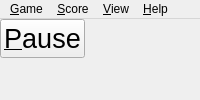
<?xml version="1.0" encoding="UTF-8"?>
<ui version="4.0">
 <class>BallsInRows</class>
 <widget class="QMainWindow" name="BallsInRows">
  <property name="windowTitle">
   <string>Balls in Rows</string>
  </property>
  <widget class="QWidget" name="centralWidget">
   <widget class="QLabel" name="winnerScoreLabel">
    <property name="font">
     <font>
      <pointsize>14</pointsize>
     </font>
    </property>
    <property name="alignment">
     <set>Qt::AlignCenter</set>
    </property>
    <property name="wordWrap">
     <bool>true</bool>
    </property>
   </widget>
   <widget class="QLabel" name="gamerScoreLabel">
    <property name="font">
     <font>
      <pointsize>14</pointsize>
     </font>
    </property>
    <property name="text">
     <string notr="true">0</string>
    </property>
    <property name="alignment">
     <set>Qt::AlignCenter</set>
    </property>
   </widget>
   <widget class="QLabel" name="winnerNameLabel">
    <property name="font">
     <font>
      <pointsize>14</pointsize>
     </font>
    </property>
    <property name="alignment">
     <set>Qt::AlignCenter</set>
    </property>
   </widget>
   <widget class="QLabel" name="gamerNameLabel">
    <property name="font">
     <font>
      <pointsize>14</pointsize>
     </font>
    </property>
    <property name="alignment">
     <set>Qt::AlignCenter</set>
    </property>
   </widget>
   <widget class="QLabel" name="newLabel">
    <property name="font">
     <font>
      <pointsize>20</pointsize>
     </font>
    </property>
    <property name="text">
     <string>New</string>
    </property>
    <property name="alignment">
     <set>Qt::AlignCenter</set>
    </property>
   </widget>
   <widget class="QLabel" name="colorsLabel">
    <property name="font">
     <font>
      <pointsize>20</pointsize>
     </font>
    </property>
    <property name="text">
     <string>Colors</string>
    </property>
    <property name="alignment">
     <set>Qt::AlignCenter</set>
    </property>
   </widget>
   <widget class="QPushButton" name="pauseButton">
    <property name="font">
     <font>
      <pointsize>20</pointsize>
     </font>
    </property>
    <property name="text">
     <string>&amp;Pause</string>
    </property>
    <property name="visible">
     <bool>false</bool>
    </property>
   </widget>
  </widget>
  <widget class="QMenuBar" name="menu">
   <widget class="QMenu" name="gameMenu">
    <property name="title">
     <string>&amp;Game</string>
    </property>
    <addaction name="newGameAction"/>
    <addaction name="openGameAction"/>
    <addaction name="saveGameAction"/>
    <addaction name="abortGameAction"/>
    <addaction name="separator"/>
    <addaction name="quitAction"/>
   </widget>
   <widget class="QMenu" name="scoreMenu">
    <property name="title">
     <string>&amp;Score</string>
    </property>
    <addaction name="highscoresAction"/>
    <addaction name="picturesAction"/>
   </widget>
   <widget class="QMenu" name="viewMenu">
    <property name="title">
     <string>&amp;View</string>
    </property>
    <addaction name="fullscreenAction"/>
    <addaction name="changeNameAction"/>
   </widget>
   <widget class="QMenu" name="helpMenu">
    <property name="title">
     <string>&amp;Help</string>
    </property>
    <addaction name="aboutAction"/>
   </widget>
   <addaction name="gameMenu"/>
   <addaction name="scoreMenu"/>
   <addaction name="viewMenu"/>
   <addaction name="helpMenu"/>
  </widget>
  <action name="newGameAction">
   <property name="text">
    <string>&amp;New game</string>
   </property>
   <property name="shortcut">
    <string notr="true">Ctrl+N</string>
   </property>
  </action>
  <action name="openGameAction">
   <property name="text">
    <string>&amp;Continue saved game</string>
   </property>
   <property name="shortcut">
    <string notr="true">Ctrl+O</string>
   </property>
  </action>
  <action name="saveGameAction">
   <property name="enabled">
    <bool>false</bool>
   </property>
   <property name="text">
    <string>&amp;Save game</string>
   </property>
   <property name="shortcut">
    <string notr="true">Ctrl+S</string>
   </property>
  </action>
  <action name="abortGameAction">
   <property name="enabled">
    <bool>false</bool>
   </property>
   <property name="text">
    <string>&amp;Abort game</string>
   </property>
   <property name="shortcut">
    <string notr="true">Esc</string>
   </property>
  </action>
  <action name="quitAction">
   <property name="text">
    <string>&amp;Quit</string>
   </property>
  </action>
  <action name="highscoresAction">
   <property name="text">
    <string>&amp;Highscores</string>
   </property>
  </action>
  <action name="picturesAction">
   <property name="text">
    <string>&amp;Pictures</string>
   </property>
  </action>
  <action name="fullscreenAction">
   <property name="checkable">
    <bool>true</bool>
   </property>
   <property name="text">
    <string>&amp;Fullscreen</string>
   </property>
   <property name="shortcut">
    <string notr="true">F11</string>
   </property>
  </action>
  <action name="changeNameAction">
   <property name="text">
    <string>&amp;Change gamer name</string>
   </property>
  </action>
  <action name="aboutAction">
   <property name="text">
    <string>&amp;About</string>
   </property>
  </action>
 </widget>
 <layoutdefault spacing="6" margin="11"/>
 <resources/>
 <connections>
  <connection>
   <sender>quitAction</sender>
   <signal>triggered()</signal>
   <receiver>BallsInRows</receiver>
   <slot>close()</slot>
   <hints>
    <hint type="sourcelabel">
     <x>-1</x>
     <y>-1</y>
    </hint>
    <hint type="destinationlabel">
     <x>199</x>
     <y>149</y>
    </hint>
   </hints>
  </connection>
 </connections>
</ui>
